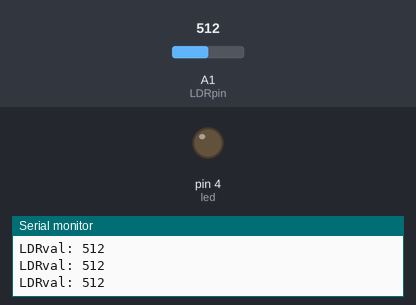
The sketch below on a simulated Arduino Uno, built with avr-gcc and run on an emulated ATmega328P. Parts: output pins drawn as LEDs (lit = HIGH), the last lines printed to the serial monitor. Inputs (shaded band) come from the test bench; at power-on: A1 (LDRpin) = 512.

Above: at 1.3 s.
1.4 s: A1 (LDRpin) set to 492
At 2.7 s:
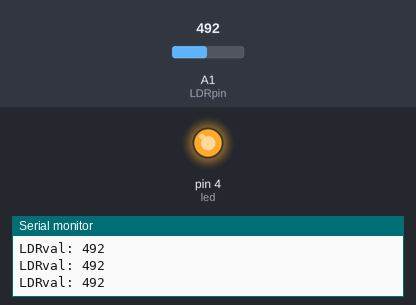
3.0 s: A1 (LDRpin) set to 510
At 4.1 s:
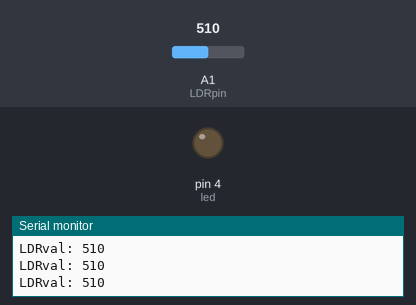
4.5 s: A1 (LDRpin) set to 490
At 5.2 s:
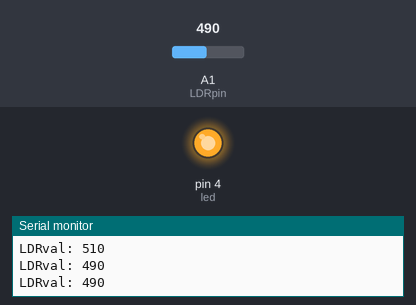
Timing chart, 0 to 7.5 s (numbered marks = the images above; inputs shaded):
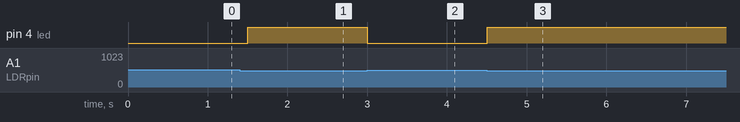

Measured:
- the behaviour switches between 500 and 499 on A1 (LDRpin) (found by bisection; images 0 and 1)
- after the input at 1.4 s, pin 4 (led): LOW → HIGH after 0.10 s
- after the input at 3.0 s, pin 4 (led): HIGH → LOW at once
- after the input at 4.5 s, pin 4 (led): LOW → HIGH at once

The sketch:

Day_and_night_light.ino
```cpp
int LDRpin=A1;
int led=4;
int LDRval;

void setup() {
  // put your setup code here, to run once:
  pinMode(LDRpin,INPUT);
  pinMode(led,OUTPUT);
  Serial.begin(9600);
}

void loop() {
  // put your main code here, to run repeatedly:
LDRval=analogRead(LDRpin);
Serial.print("LDRval: ");
Serial.println(LDRval);

if (LDRval<500){
  digitalWrite(led,HIGH);
  }

  else{
    digitalWrite(led,LOW);
    }
    delay(500);
}
```
